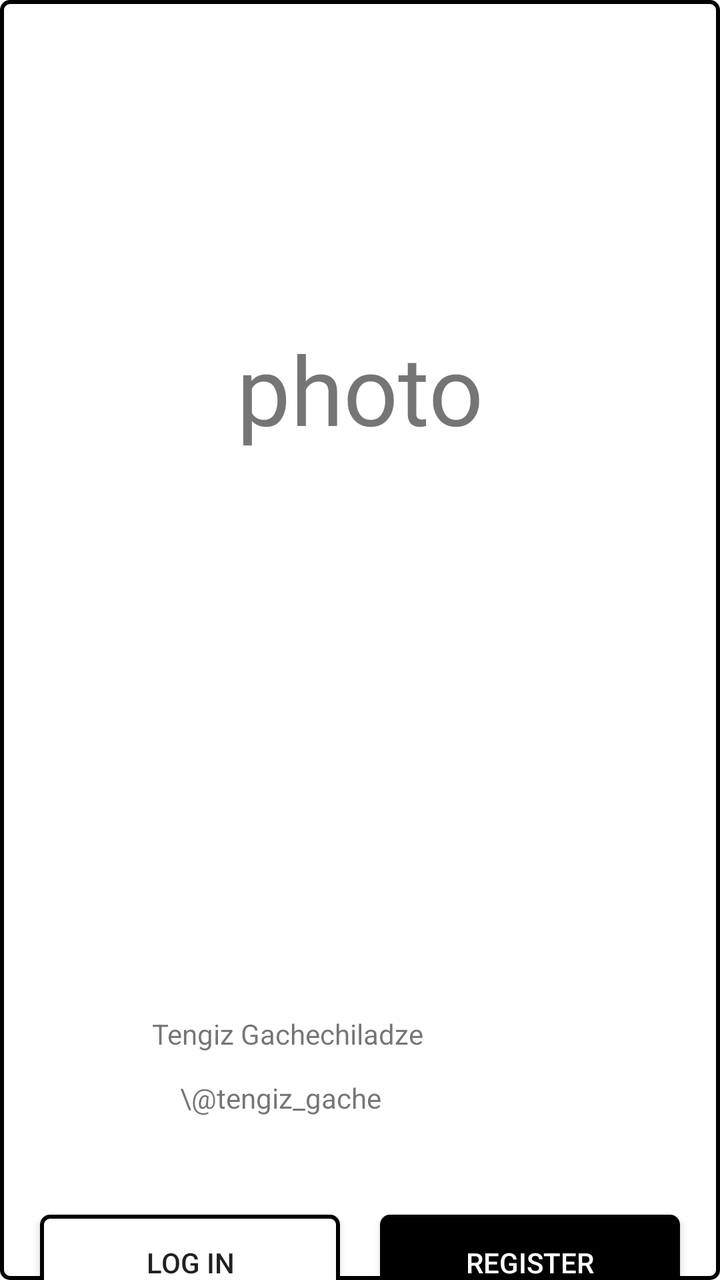
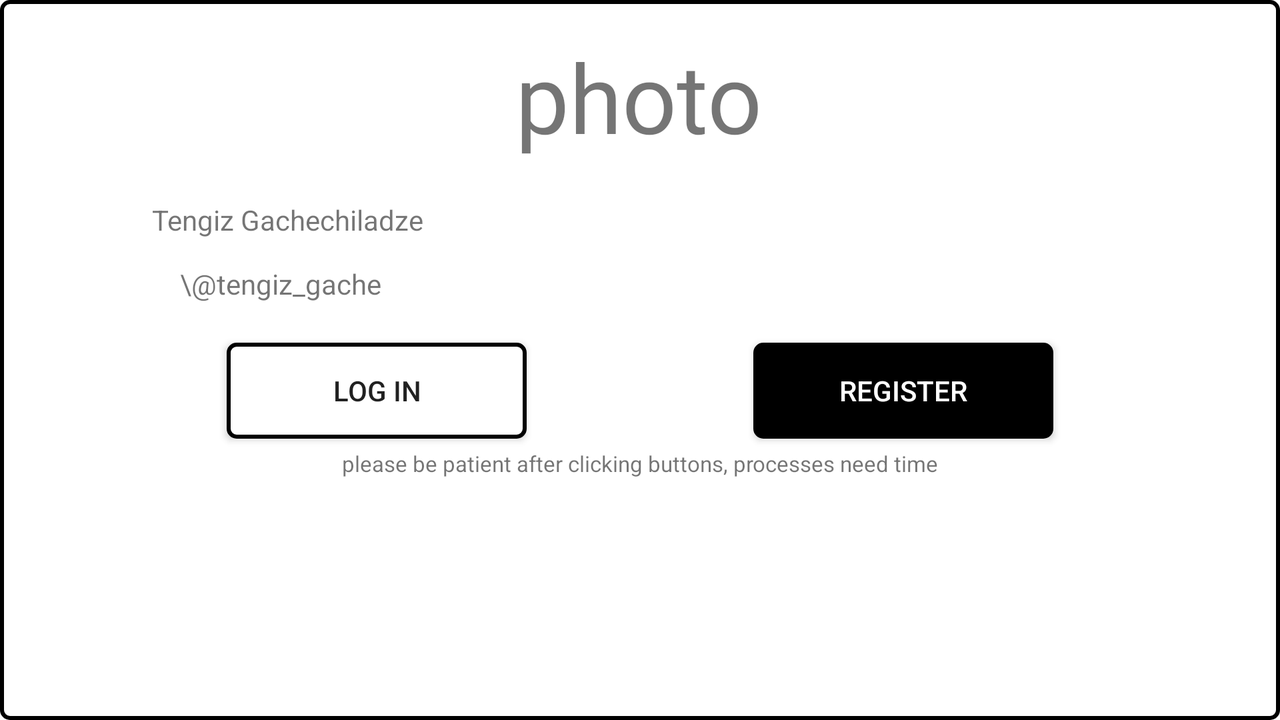

An Android layout and its configuration variant, each rendered on a device that would load it. The default file and the variant file are quoted in full after the pictures.
<!-- AndroidManifest.xml: application theme Theme.TBC_HomeWork_5 -->
<!-- res/layout/activity_main.xml -->
<?xml version="1.0" encoding="utf-8"?>
<androidx.constraintlayout.widget.ConstraintLayout xmlns:android="http://schemas.android.com/apk/res/android"
    xmlns:app="http://schemas.android.com/apk/res-auto"
    xmlns:tools="http://schemas.android.com/tools"
    android:layout_width="match_parent"
    android:layout_height="match_parent"
    android:background="@drawable/white_button"
    tools:context=".MainActivity">

    <TextView
        android:id="@+id/photo"
        android:layout_width="wrap_content"
        android:layout_height="wrap_content"
        android:layout_marginTop="162dp"
        android:fontFamily="@font/comfortaa"
        android:text="@string/photo"
        android:textSize="48sp"
        app:layout_constraintEnd_toEndOf="parent"
        app:layout_constraintHorizontal_bias="0.5"
        app:layout_constraintStart_toStartOf="parent"
        app:layout_constraintTop_toTopOf="parent" />

    <androidx.appcompat.widget.AppCompatButton
        android:id="@+id/fromMainLoginButton"
        android:layout_width="wrap_content"
        android:layout_height="wrap_content"
        android:layout_marginTop="49dp"
        android:width="150dp"
        android:background="@drawable/white_button"
        android:text="@string/log_in"
        app:layout_constraintEnd_toStartOf="@+id/fromMainRegisterButton"
        app:layout_constraintHorizontal_bias="0.5"
        app:layout_constraintStart_toStartOf="parent"
        app:layout_constraintTop_toBottomOf="@+id/tengiz_gache" />

    <androidx.appcompat.widget.AppCompatButton
        android:id="@+id/fromMainRegisterButton"
        android:layout_width="150dp"
        android:layout_height="wrap_content"
        android:layout_marginTop="49dp"
        android:background="@drawable/black_button"
        android:text="REGISTER"
        android:textColor="@color/white"
        app:layout_constraintEnd_toEndOf="parent"
        app:layout_constraintHorizontal_bias="0.5"
        app:layout_constraintStart_toEndOf="@+id/fromMainLoginButton"
        app:layout_constraintTop_toBottomOf="@+id/tengiz_gache" />

    <TextView
        android:id="@+id/tengiz"
        android:layout_width="wrap_content"
        android:layout_height="wrap_content"
        android:layout_marginStart="76dp"
        android:layout_marginTop="281dp"
        android:text="Tengiz Gachechiladze"
        app:layout_constraintStart_toStartOf="parent"
        app:layout_constraintTop_toBottomOf="@+id/photo" />

    <TextView
        android:id="@+id/tengiz_gache"
        android:layout_width="wrap_content"
        android:layout_height="wrap_content"
        android:layout_marginStart="90dp"
        android:layout_marginTop="13dp"
        android:text="\@tengiz_gache"
        app:layout_constraintStart_toStartOf="parent"
        app:layout_constraintTop_toBottomOf="@+id/tengiz" />

    <TextView
        android:id="@+id/warning"
        android:layout_width="wrap_content"
        android:layout_height="wrap_content"
        android:layout_marginTop="5dp"
        android:textSize="11sp"
        android:text="@string/warning"
        app:layout_constraintEnd_toEndOf="parent"
        app:layout_constraintHorizontal_bias="0.5"
        app:layout_constraintStart_toStartOf="parent"
        app:layout_constraintTop_toBottomOf="@+id/fromMainLoginButton"
        />
</androidx.constraintlayout.widget.ConstraintLayout>
<!-- resources referenced by this layout -->
<resources>
  <!-- drawable black_button (drawable) -->
  <?xml version="1.0" encoding="utf-8"?>
  <shape xmlns:android="http://schemas.android.com/apk/res/android">
      <solid android:color="@color/black"/>
      <stroke
          android:width="2dp"
          android:color="#000000" />
      <corners android:radius="4dp"/>
  </shape>
  <!-- drawable white_button (drawable) -->
  <?xml version="1.0" encoding="utf-8"?>
  <shape android:shape="rectangle"
      xmlns:android="http://schemas.android.com/apk/res/android">
      <solid android:color="@color/white"/>
      <stroke
          android:width="2dp"
          android:color="#000000" />
      <corners android:radius="4dp"/>
  </shape>
  <string name="log_in">LOG IN</string>
  <string name="photo">photo</string>
  <string name="warning">"please be patient after clicking buttons, processes need time"</string>
  <style name="Theme.TBC_HomeWork_5" parent="Theme.MaterialComponents.DayNight.DarkActionBar">
          
          <item name="colorPrimary">@color/purple_500</item>
          <item name="colorPrimaryVariant">@color/purple_700</item>
          <item name="colorOnPrimary">@color/white</item>
          
          <item name="colorSecondary">@color/teal_200</item>
          <item name="colorSecondaryVariant">@color/teal_700</item>
          <item name="colorOnSecondary">@color/black</item>
          
          <item name="android:statusBarColor" tools:targetApi="l">?attr/colorPrimaryVariant</item>
          
      </style>
</resources>
<!-- res/layout-land/activity_main.xml (the repository's variant of the layout above) -->
<!-- drawn on the phone turned sideways -->
<?xml version="1.0" encoding="utf-8"?>
<androidx.constraintlayout.widget.ConstraintLayout xmlns:android="http://schemas.android.com/apk/res/android"
    xmlns:app="http://schemas.android.com/apk/res-auto"
    xmlns:tools="http://schemas.android.com/tools"
    android:layout_width="match_parent"
    android:layout_height="match_parent"
    android:background="@drawable/white_button"
    tools:context=".MainActivity">

    <TextView
        android:id="@+id/photo"
        android:layout_width="wrap_content"
        android:layout_height="wrap_content"
        android:layout_marginTop="16dp"
        android:fontFamily="@font/comfortaa"
        android:text="photo"
        android:textSize="48sp"
        app:layout_constraintEnd_toEndOf="parent"
        app:layout_constraintHorizontal_bias="0.499"
        app:layout_constraintStart_toStartOf="parent"
        app:layout_constraintTop_toTopOf="parent" />

    <androidx.appcompat.widget.AppCompatButton
        android:id="@+id/fromMainLoginButton"
        android:layout_width="wrap_content"
        android:layout_height="wrap_content"
        android:layout_marginTop="20dp"
        android:width="150dp"
        android:background="@drawable/white_button"
        android:text="@string/log_in"
        app:layout_constraintEnd_toStartOf="@+id/fromMainRegisterButton"
        app:layout_constraintHorizontal_bias="0.5"
        app:layout_constraintStart_toStartOf="parent"
        app:layout_constraintTop_toBottomOf="@+id/tengiz_gache" />

    <androidx.appcompat.widget.AppCompatButton
        android:id="@+id/fromMainRegisterButton"
        android:layout_width="150dp"
        android:layout_height="wrap_content"
        android:layout_marginTop="20dp"
        android:background="@drawable/black_button"
        android:text="REGISTER"
        android:textColor="@color/white"
        app:layout_constraintEnd_toEndOf="parent"
        app:layout_constraintHorizontal_bias="0.5"
        app:layout_constraintStart_toEndOf="@+id/fromMainLoginButton"
        app:layout_constraintTop_toBottomOf="@+id/tengiz_gache" />

    <TextView
        android:id="@+id/tengiz"
        android:layout_width="wrap_content"
        android:layout_height="wrap_content"
        android:layout_marginStart="76dp"
        android:layout_marginTop="20dp"
        android:text="Tengiz Gachechiladze"
        app:layout_constraintStart_toStartOf="parent"
        app:layout_constraintTop_toBottomOf="@+id/photo" />

    <TextView
        android:id="@+id/tengiz_gache"
        android:layout_width="wrap_content"
        android:layout_height="wrap_content"
        android:layout_marginStart="90dp"
        android:layout_marginTop="13dp"
        android:text="\@tengiz_gache"
        app:layout_constraintStart_toStartOf="parent"
        app:layout_constraintTop_toBottomOf="@+id/tengiz" />

    <androidx.appcompat.widget.AppCompatTextView
        android:id="@+id/warning"
        android:layout_width="wrap_content"
        android:layout_height="wrap_content"
        android:layout_marginTop="5dp"
        android:textSize="11sp"
        android:text="@string/warning"
        app:layout_constraintEnd_toEndOf="parent"
        app:layout_constraintHorizontal_bias="0.5"
        app:layout_constraintStart_toStartOf="parent"
        app:layout_constraintTop_toBottomOf="@+id/fromMainLoginButton" />

</androidx.constraintlayout.widget.ConstraintLayout>
<!-- resources referenced by the variant -->
<!-- as the phone turned sideways resolves them -->
<resources>
  <!-- drawable black_button (drawable) -->
  <?xml version="1.0" encoding="utf-8"?>
  <shape xmlns:android="http://schemas.android.com/apk/res/android">
      <solid android:color="@color/black"/>
      <stroke
          android:width="2dp"
          android:color="#000000" />
      <corners android:radius="4dp"/>
  </shape>
  <!-- drawable white_button (drawable) -->
  <?xml version="1.0" encoding="utf-8"?>
  <shape android:shape="rectangle"
      xmlns:android="http://schemas.android.com/apk/res/android">
      <solid android:color="@color/white"/>
      <stroke
          android:width="2dp"
          android:color="#000000" />
      <corners android:radius="4dp"/>
  </shape>
  <string name="log_in">LOG IN</string>
  <string name="warning">"please be patient after clicking buttons, processes need time"</string>
  <style name="Theme.TBC_HomeWork_5" parent="Theme.MaterialComponents.DayNight.DarkActionBar">
          
          <item name="colorPrimary">@color/purple_500</item>
          <item name="colorPrimaryVariant">@color/purple_700</item>
          <item name="colorOnPrimary">@color/white</item>
          
          <item name="colorSecondary">@color/teal_200</item>
          <item name="colorSecondaryVariant">@color/teal_700</item>
          <item name="colorOnSecondary">@color/black</item>
          
          <item name="android:statusBarColor" tools:targetApi="l">?attr/colorPrimaryVariant</item>
          
      </style>
</resources>
